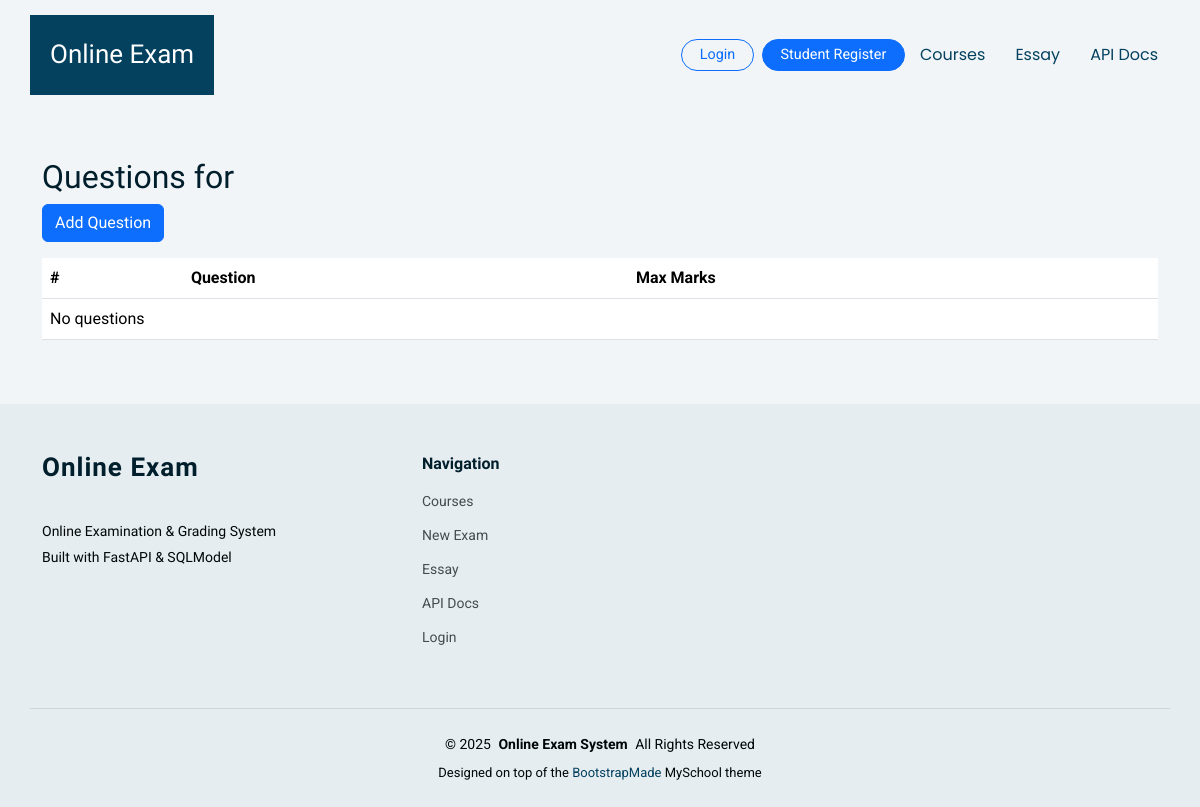
/essay/4/questions, run on an earlier commit of the app's database.
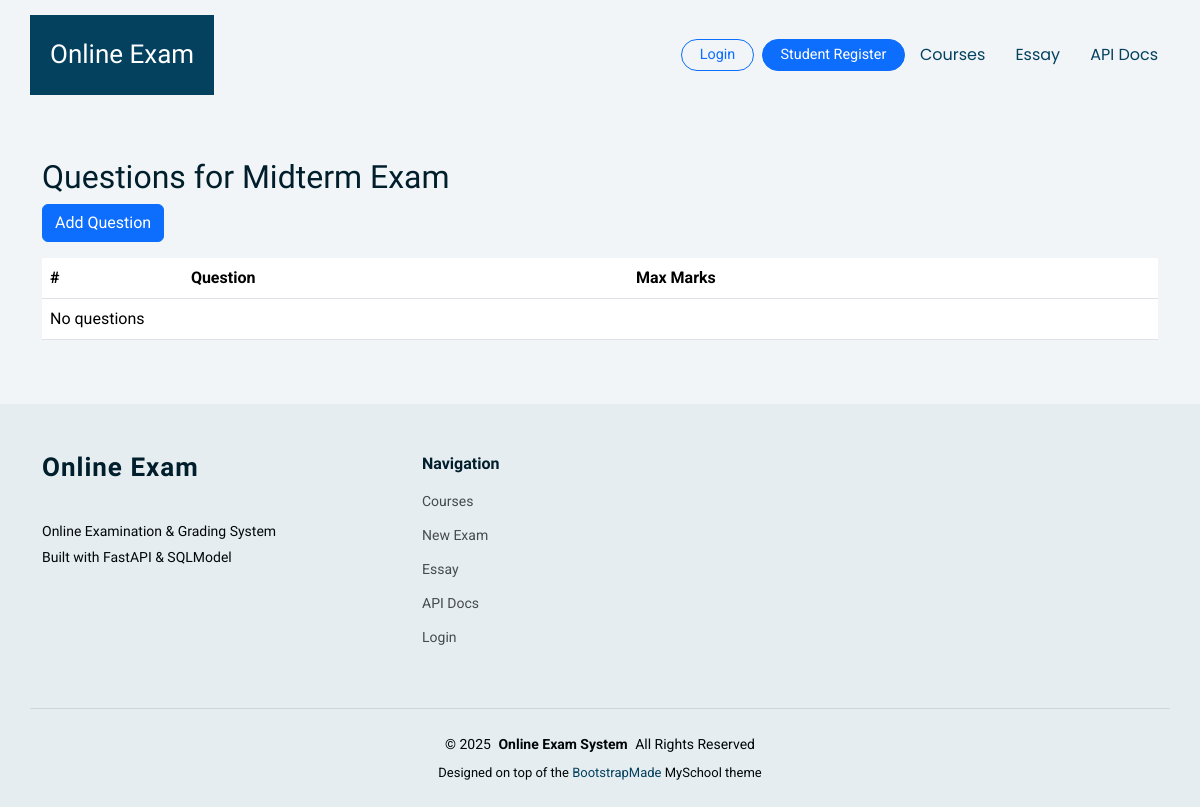
And on a later commit of the database.
### app/models.py (models this page shows)
class Exam(SQLModel, table=True):
    id: Optional[int] = Field(default=None, primary_key=True)
    title: str
    subject: str
    duration_minutes: int
    start_time: Optional[datetime] = None
    end_time: Optional[datetime] = None
    course_id: Optional[int] = Field(default=None, foreign_key="course.id")
    instructions: Optional[str] = None
    status: str = Field(default="draft")
    created_at: datetime = Field(default_factory=datetime.utcnow)
    updated_at: datetime = Field(default_factory=datetime.utcnow)

### app/routers/essay_ui.py (the view)
@router.get("/essay/{exam_id}/questions")
def essay_questions(
    exam_id: int, request: Request, session: Session = Depends(get_session)
):
    exam = session.get(Exam, exam_id)
    qs = session.exec(select(ExamQuestion).where(ExamQuestion.exam_id == exam_id)).all()
    return templates.TemplateResponse(
        "essay/questions.html", {"request": request, "exam": exam, "questions": qs}
    )

### app/templates/essay/questions.html
{% extends "base.html" %}
{% block content %}
<div class="container py-5">
  <h2>Questions for {{ exam.title }}</h2>
  <a class="btn btn-primary mb-3" href="/essay/{{ exam.id }}/questions/new">Add Question</a>
  <table class="table">
    <thead><tr><th>#</th><th>Question</th><th>Max Marks</th></tr></thead>
    <tbody>
      {% for q in questions %}
      <tr>
        <td>{{ q.id }}</td>
        <td>{{ q.question_text }}</td>
        <td>{{ q.max_marks }}</td>
      </tr>
      {% else %}
      <tr><td colspan="3">No questions</td></tr>
      {% endfor %}
    </tbody>
  </table>
</div>
{% endblock %}

What changed in the data, as far as the page shows it:
added Exam: title "Midterm Exam"
